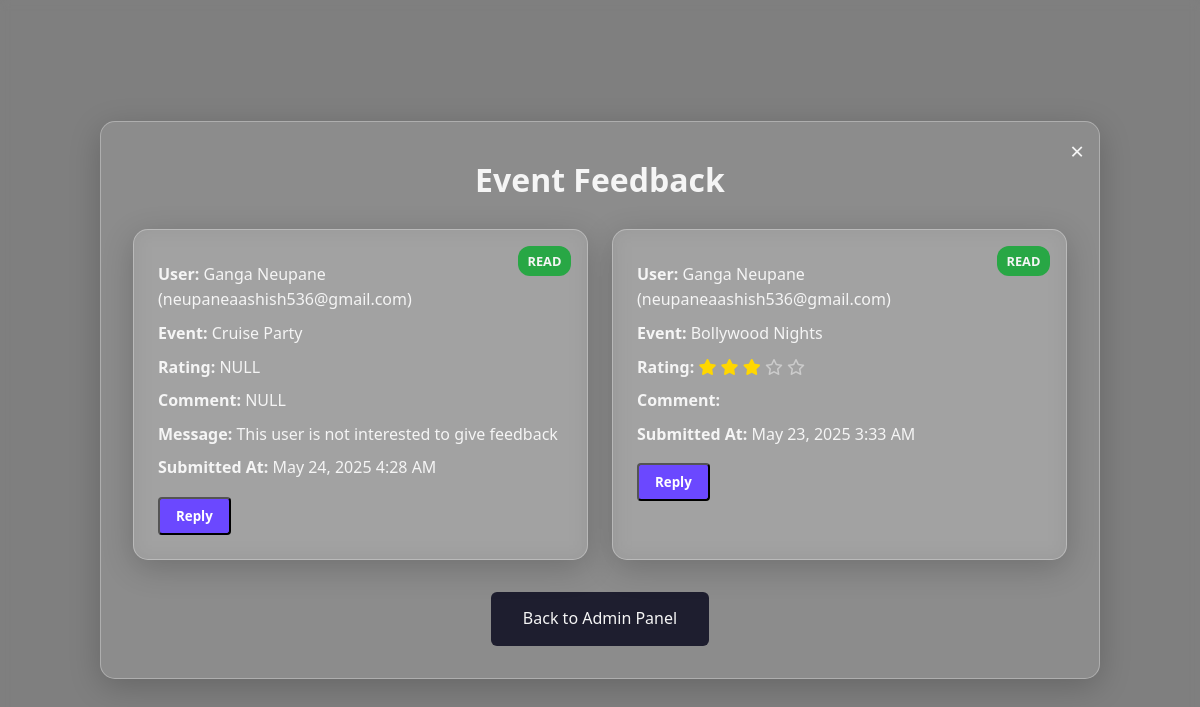
/feedback.php (signed in), run on the app's committed database.
### tables this page shows
CREATE TABLE IF NOT EXISTS `feedback` (
  `feedback_id` int NOT NULL AUTO_INCREMENT,
  `user_id` int DEFAULT NULL,
  `event_id` int DEFAULT NULL,
  `rating` int DEFAULT NULL,
  `comment` text,
  `submitted_at` timestamp NOT NULL DEFAULT CURRENT_TIMESTAMP,
  `status` enum('read','unread') DEFAULT 'unread',
  `is_ignored` tinyint(1) DEFAULT '0',
  PRIMARY KEY (`feedback_id`),
  KEY `user_id` (`user_id`),
  KEY `event_id` (`event_id`)
);

CREATE TABLE IF NOT EXISTS `users` (
  `user_id` int NOT NULL AUTO_INCREMENT,
  `username` varchar(50) NOT NULL,
  `email` varchar(100) NOT NULL,
  `password` varchar(255) NOT NULL,
  `full_name` varchar(100) NOT NULL,
  `phone_num` varchar(15) DEFAULT NULL,
  `created_at` timestamp NOT NULL DEFAULT CURRENT_TIMESTAMP,
  `user_type` enum('system_admin','venue_admin','attendee') NOT NULL DEFAULT 'attendee',
  `notifications_viewed` datetime DEFAULT NULL,
  PRIMARY KEY (`user_id`),
  UNIQUE KEY `username` (`username`),
  UNIQUE KEY `email` (`email`)
);

CREATE TABLE IF NOT EXISTS `events` (
  `event_id` int NOT NULL AUTO_INCREMENT,
  `title` varchar(100) NOT NULL,
  `description` text,
  `venue_id` int DEFAULT NULL,
  `start_datetime` datetime NOT NULL,
  `image_path` varchar(255) DEFAULT NULL,
  `created_by_type` enum('system_admin','venue_admin') NOT NULL,
  `created_by_id` int NOT NULL,
  `status` enum('pending','approved','rejected') DEFAULT 'pending',
  `created_at` timestamp NOT NULL DEFAULT CURRENT_TIMESTAMP,
  `booking_status` enum('open','closed') DEFAULT 'open',
  PRIMARY KEY (`event_id`),
  KEY `venue_id` (`venue_id`)
);

### feedback.php (the view, shortened to what this page needs)
<?php
require_once 'Connection/sql_auth.php';
$feedbacks = [];
$query = "SELECT f.feedback_id, f.user_id, f.event_id, f.rating, f.comment, f.submitted_at, f.status, f.is_ignored,
                 u.full_name, u.email, e.title as event_title
          FROM feedback f
          JOIN users u ON f.user_id = u.user_id
          JOIN events e ON f.event_id = e.event_id
          ORDER BY f.submitted_at DESC";
$result = $db->query($query);
if ($result) {
    while ($row = $result->fetch_assoc()) {
        $feedbacks[] = $row;
    }
} else {
    $error = "Failed to fetch feedback: " . $db->error;
}
?>
<!DOCTYPE html>
<html lang="en">
<head>
    <link rel="stylesheet" href="https://cdnjs.cloudflare.com/ajax/libs/font-awesome/6.0.0-beta3/css/all.min.css">
</head>
<body>
    <div class="container">
        <a href="admin.php" class="close-container" id="closeContainerBtn">×</a>
        <h2>Event Feedback</h2>
        <?php if (empty($feedbacks)): ?>
            <p class="no-data-message">No feedback at this time.</p>
        <?php else: ?>
            <div class="feedback-cards">
                <?php foreach ($feedbacks as $feedback): ?>
                    <div class="feedback-card">
                        <span class="status <?= $feedback['status'] ?>"><?= $feedback['status'] ?></span>
                        <p><strong>User:</strong> <?= htmlspecialchars($feedback['full_name']) ?> (<?= htmlspecialchars($feedback['email']) ?>)</p>
                        <p><strong>Event:</strong> <?= htmlspecialchars($feedback['event_title']) ?></p>
                        <?php if ($feedback['is_ignored'] == 1): ?>
                            <p><strong>Rating:</strong> NULL</p>
                            <p><strong>Comment:</strong> NULL</p>
                            <p><strong>Message:</strong> This user is not interested to give feedback</p>
                        <?php else: ?>
                            <p><strong>Rating:</strong>
                                <span class="rating">
                                    <?php for ($i = 1; $i <= 5; $i++): ?>
                                        <i class="fa<?= $i <= $feedback['rating'] ? 's' : 'r' ?> fa-star" style="color: <?= $i <= $feedback['rating'] ? 'var(--star-color)' : '#ccc' ?>;"></i>
                                    <?php endfor; ?>
                                </span>
                            </p>
                            <p><strong>Comment:</strong> <?= htmlspecialchars($feedback['comment'] ?? 'No comment') ?></p>
                        <?php endif; ?>
                        <p><strong>Submitted At:</strong> <?= date('F j, Y g:i A', strtotime($feedback['submitted_at'])) ?></p>
                        <button class="action-btn reply-btn" onclick="showReplyModal(<?= $feedback['feedback_id'] ?>, <?= $feedback['user_id'] ?>, '<?= htmlspecialchars($feedback['full_name']) ?>')">Reply</button>
                    </div>
                <?php endforeach; ?>
            </div>
        <?php endif; ?>
        <a href="admin.php" class="back-btn">Back to Admin Panel</a>
    </div>
</body>
</html>

### feedback.php (style rules this page uses)
:root { --primary-color: #6b48ff; --secondary-color: #1e1e2f; --accent-color: #ff2e63; --light-color: #f5f5f5; --glass-bg: rgba(255, 255, 255, 0.1); --shadow: 0 8px 32px rgba(0, 0, 0, 0.2); --success-bg: #28a745; --error-bg: #dc3545; --star-color: #ffd700; }
* { box-sizing: border-box; margin: 0; padding: 0; font-family: 'Segoe UI', Arial, sans-serif; }
body { background: linear-gradient(rgba(0, 0, 0, 0.5), rgba(0, 0, 0, 0.5)), url('images/concert.jpg'); background-size: cover; background-position: center; backdrop-filter: blur(5px); color: var(--light-color); line-height: 1.6; min-height: 100vh; display: flex; justify-content: center; align-items: center; }
.container { background: var(--glass-bg); backdrop-filter: blur(10px); border-radius: 15px; padding: 2rem; box-shadow: var(--shadow); border: 1px solid rgba(255, 255, 255, 0.3); width: 90%; max-width: 1000px; text-align: center; max-height: 80vh; overflow-y: auto; position: relative; }
.close-container { position: absolute; top: 10px; right: 15px; font-size: 1.5rem; color: var(--light-color); cursor: pointer; transition: color 0.3s ease; text-decoration: none; }
h2 { font-size: 2rem; margin-bottom: 1.5rem; }
.feedback-cards { display: grid; grid-template-columns: repeat(auto-fit, minmax(300px, 1fr)); gap: 1.5rem; margin-top: 1rem; }
.feedback-card { background: var(--glass-bg); backdrop-filter: blur(10px); border-radius: 15px; padding: 1.5rem; box-shadow: var(--shadow); border: 1px solid rgba(255, 255, 255, 0.3); text-align: left; color: var(--light-color); position: relative; transition: transform 0.3s ease; }
.feedback-card p { margin: 0.5rem 0; font-size: 1rem; }
.feedback-card .rating { color: var(--star-color); margin: 0.5rem 0; }
.feedback-card .status { position: absolute; top: 1rem; right: 1rem; padding: 0.3rem 0.6rem; border-radius: 12px; font-size: 0.8rem; font-weight: 600; text-transform: uppercase; }
.feedback-card .status.read { background: var(--success-bg); }
.action-btn { display: inline-block; padding: 0.5rem 1rem; border-radius: 4px; text-decoration: none; font-weight: 600; transition: background 0.3s ease, transform 0.2s ease; margin-top: 0.5rem; cursor: pointer; }
.reply-btn { background: var(--primary-color); color: white; }
.back-btn { display: inline-block; margin-top: 2rem; background: var(--secondary-color); color: var(--light-color); padding: 0.9rem 2rem; border-radius: 6px; text-decoration: none; transition: background 0.3s ease; }

### data on the page
feedback: status "READ", user.full_name "Ganga Neupane", user.email "neupaneaashish536@gmail.com", event.title "Cruise Party", shows "Rating:", is_ignored "NULL", submitted_at "May 24, 2025 4:28 AM"
feedback: status "READ", user.full_name "Ganga Neupane", user.email "neupaneaashish536@gmail.com", event.title "Bollywood Nights", is_ignored 0 (drawn), submitted_at "May 23, 2025 3:33 AM"
